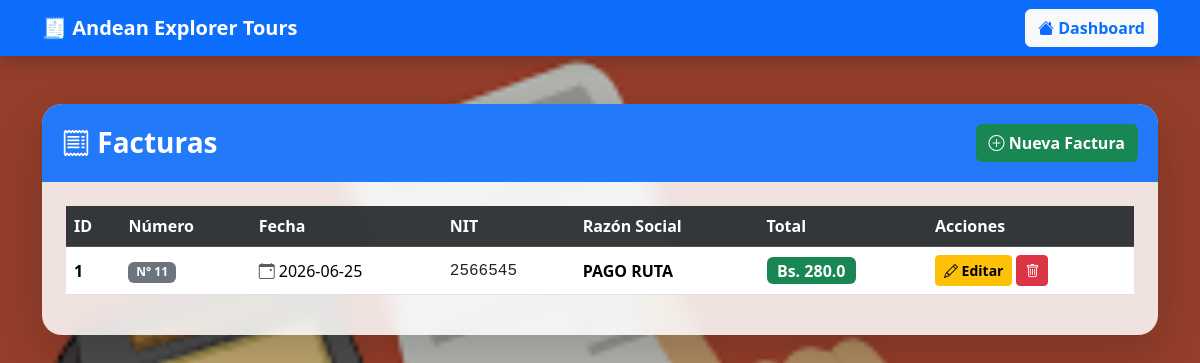
Screenshot of /facturas (signed in) with the database file from the repository.
### app/models/factura.py (models this page shows)
class Factura(db.Model):
    __tablename__ = 'factura'
    id = db.Column(
        db.Integer,
        primary_key=True
    )
    pago_id = db.Column(
        db.Integer,
        db.ForeignKey('pago.id')
    )
    numero_factura = db.Column(
        db.String(30)
    )
    fecha_emision = db.Column(
        db.String(20)
    )
    nit = db.Column(
        db.String(30)
    )
    razon_social = db.Column(
        db.String(100)
    )
    total = db.Column(
        db.Float
    )
    pago = db.relationship(
        'Pago'
    )

### app/blueprints/facturas/routes.py (the view)
@facturas_bp.route('/facturas')
@login_required
def listar_facturas():
    if current_user.rol != "Administrador":
        abort(403)
    facturas = Factura.query.all()
    return render_template(
        'facturas/listar.html',
        facturas=facturas
    )

### app/templates/facturas/listar.html (shortened to what this page needs)
<!DOCTYPE html>
<html lang="es">
<head>
    <link href="https://cdn.jsdelivr.net/npm/bootstrap@5.3.3/dist/css/bootstrap.min.css" rel="stylesheet">
    <link href="https://cdn.jsdelivr.net/npm/bootstrap-icons@1.11.3/font/bootstrap-icons.css" rel="stylesheet">
</head>
<body>
<nav class="navbar navbar-dark bg-primary shadow">
    <div class="container">
        <span class="navbar-brand fw-bold">
            🧾 Andean Explorer Tours
        </span>
        <a href="/dashboard" class="btn btn-light text-primary fw-bold">
            <i class="bi bi-house-fill"></i> Dashboard
        </a>
    </div>
</nav>
<div class="container mt-5 mb-5">
    <div class="card card-glass shadow-lg">
        <div class="card-header text-white">
            <div class="d-flex justify-content-between align-items-center">
                <h3 class="m-0 fw-bold">
                    <i class="bi bi-receipt"></i> Facturas
                </h3>
                <a href="/facturas/nuevo" class="btn btn-success fw-semibold">
                    <i class="bi bi-plus-circle"></i> Nueva Factura
                </a>
            </div>
        </div>
        <div class="card-body p-4">
            <div class="table-responsive">
                <table class="table table-hover align-middle">
                    <thead class="table-dark">
                        <tr>
                            <th>ID</th>
                            <th>Número</th>
                            <th>Fecha</th>
                            <th>NIT</th>
                            <th>Razón Social</th>
                            <th>Total</th>
                            <th>Acciones</th>
                        </tr>
                    </thead>
                    <tbody>
                    {% for factura in facturas %}
                        <tr>
                            <td class="fw-bold">{{factura.id}}</td>
                            <td>
                                <span class="badge bg-secondary">N° {{factura.numero_factura}}</span>
                            </td>
                            <td>
                                <i class="bi bi-calendar-event text-muted me-1"></i>{{factura.fecha_emision}}
                            </td>
                            <td class="font-monospace text-dark">{{factura.nit}}</td>
                            <td class="text-uppercase fw-semibold">{{factura.razon_social}}</td>
                            <td>
                                <span class="badge bg-success fs-6 fw-semibold">
                                    Bs. {{factura.total}}
                                </span>
                            </td>
                            <td>
                                <div class="d-flex gap-1">
                                    <a href="/facturas/editar/{{factura.id}}" class="btn btn-warning btn-sm fw-semibold">
                                        <i class="bi bi-pencil"></i> Editar
                                    </a>
                                    <a href="/facturas/eliminar/{{factura.id}}" class="btn btn-danger btn-sm"
                                       onclick="return confirm('¿Eliminar factura?')">
                                        <i class="bi bi-trash"></i>
                                    </a>
                                </div>
                            </td>
                        </tr>
                    {% endfor %}
                    </tbody>
                </table>
            </div> </div>
    </div>
</div>
</body>
</html>

### rows the page displays
Factura: id "1", numero_factura "11", fecha_emision "2026-06-25", nit "2566545", razon_social "PAGO RUTA", total "280.0"
